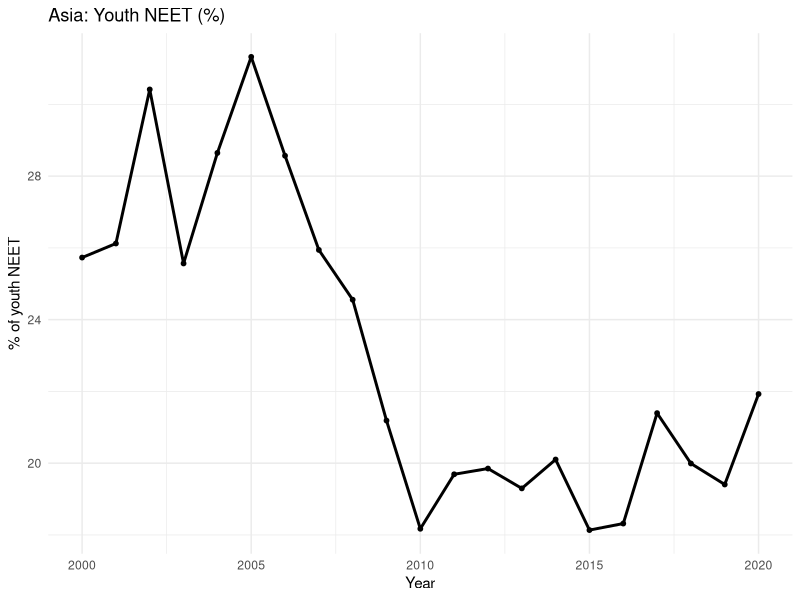

Write the R code that produced this figure.
library(readr)
library(dplyr)
library(ggplot2)

# Load the merged dataset (NEET + continents + HDI)
df <- readr::read_csv("youth_continents_hdi_2000_2020.csv")

asia <- df %>%
  filter(Continent == "Asia") %>%
  group_by(Year) %>%
  summarise(
    mean_neet = mean(share_neet, na.rm = TRUE),
    .groups = "drop"
  )

ggplot(asia, aes(x = Year, y = mean_neet)) +
  geom_line(linewidth = 1) +
  geom_point(size = 1.3) +
  labs(
    title = "Asia: Youth NEET (%)",
    x = "Year",
    y = "% of youth NEET"
  ) +
  theme_minimal()


